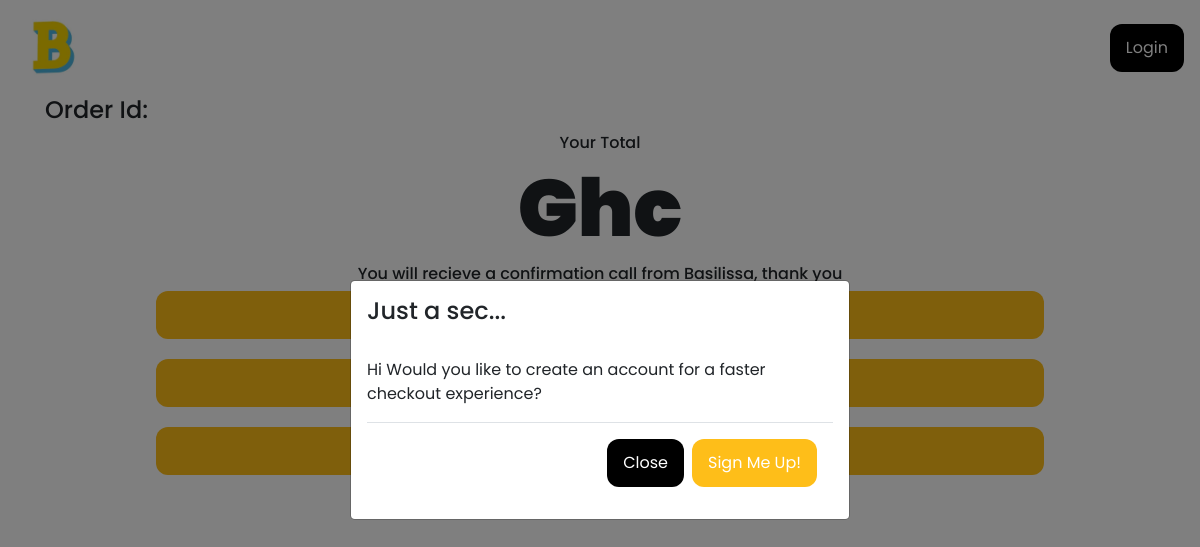
The page /reciept/32 on the database as committed earlier.
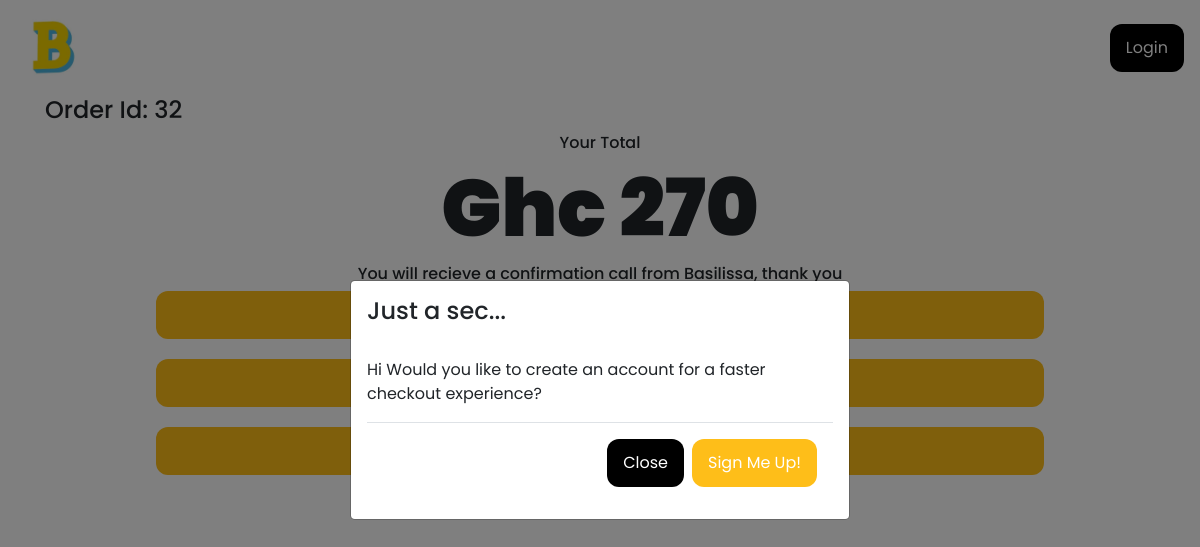
The same page on the database as committed later.
### models.py (models this page shows, shortened)
class Order(db.Model):
    id = db.Column(db.Integer, primary_key=True)
    order = db.Column(db.String(), nullable=False)
    user = db.Column(db.String(),nullable=False)
    phone = db.Column(db.String(), nullable=False)
    location = db.Column(db.String(), nullable=False)
    branch = db.Column(db.String(), nullable=False)
    date_created = db.Column(db.DateTime, default=datetime.utcnow)
    total = db.Column(db.String)
    delivered = db.Column(db.Boolean, default=False)

### app.py (the view)
@app.route("/reciept/<int:id>")
def reciept(id):
    print(id)
    order = Order.query.filter_by(id=id).first()
    return render_template('reciept.html', order = order)

### templates/reciept.html (shortened to what this page needs)
{% extends "base.html" %}
{% block body %}
<div class="container">
    <h4 onload="myFunction()">Order Id: {{order.id}}</h4>
    <div style="text-align: center;">
        <h6>Your Total</h6>
        <h1 style="font-weight: 900; font-size: 80px;">Ghc {{order.total}}</h1>
        <h6>You will recieve a confirmation call from Basilissa, thank you</h6>
            <div style="margin-bottom: 20px;">
                <a href="{{url_for('index')}}">
                    <button class="button-solid-yellow" style="width: 80%;" >Order Again</button>
                </a>
            </div>
            <div style="margin-bottom: 20px;">
                <button class="button-solid-yellow" style="width: 80%;">Report Situation</button>
            </div>
            <div style="margin-bottom: 20px;">
                <button class="button-solid-yellow" style="width: 80%;">Call Basilissa</button>
            </div>
    </div>
</div>
{% if current_user.name %}
{% else %}
<div class="modal fade" id="exampleModalCenter" tabindex="-1" role="dialog" aria-labelledby="exampleModalCenterTitle" aria-hidden="true">
  <div class="modal-dialog modal-dialog-centered" role="document">
    <div class="modal-content">
      <div class="modal-body">
        <h4>
          Just a sec...
        </h4>
        <br>
        <div>
          <p>Hi Would you like to create an account for a faster checkout experience?</p>
      </div>
      <div class="modal-footer">
        <button type="button" class="button-solid-black" data-dismiss="modal">Close</button>
        <a href="{{url_for('signup')}}">
          <button type="button" class="button-solid-yellow">Sign Me Up!</button>
        </a>
      </div>
    </div>
  </div>
</div>
{% endif %}
{% endblock %}

Rows that differ between the two databases and show on the page:
added Order: id "32", total "270"
